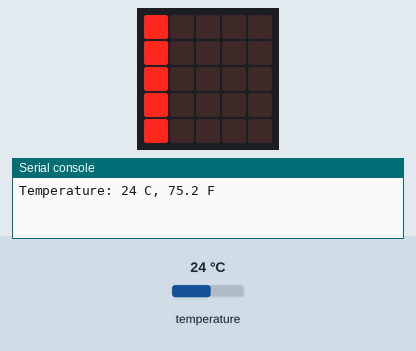
Simulated run of this program. Board: BBC micro:bit running MicroPython. On the bench: the board's 5×5 LED display, the last lines printed to the serial console. The inputs (shaded band) are chosen by the test bench; at power-on: temperature 24 °C.

Above: at 0.1 s.
At 0.51 s:
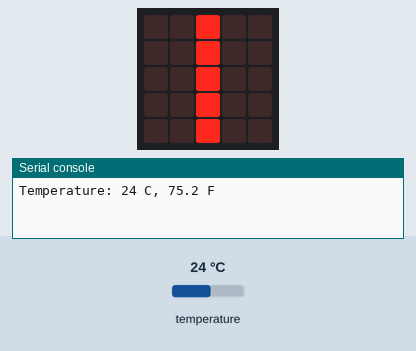
At 0.91 s:
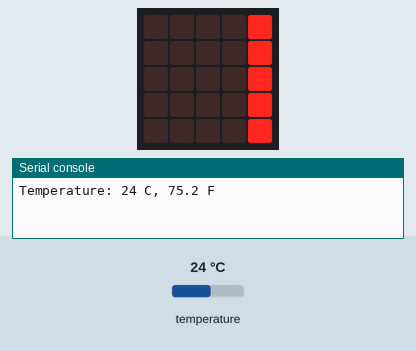
At 1.62 s:
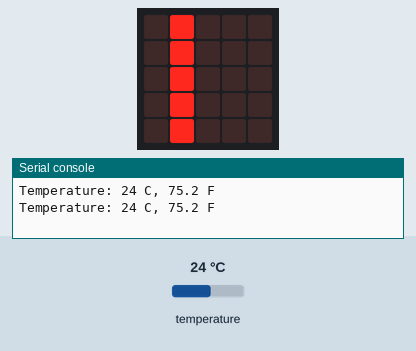

The program:

microbit-Temperature_Measurement-1.py
```python
# Reads the temperature from the micro:bit's built-in temperature sensor.
# This is not the air temperature, but rather the temperature of the processor.

from microbit import *


while True:
    # get the temperature reading from the micro:bit's built-in temperature sensor and print it to the console
    celsius = temperature()
    fahrenheit = (celsius * 9/5) + 32
    print("Temperature:", celsius, "C,", fahrenheit, "F")

    # flash a progress animation across the LED matrix to show time passing
    for x in range(5):
        display.clear()
        for y in range(5):
            display.set_pixel(x, y, 9)
        sleep(200)

    display.clear()
    sleep(300)
```

Measured:
- by itself, everything shown: repeats every 1.3 s, in 6 steps
